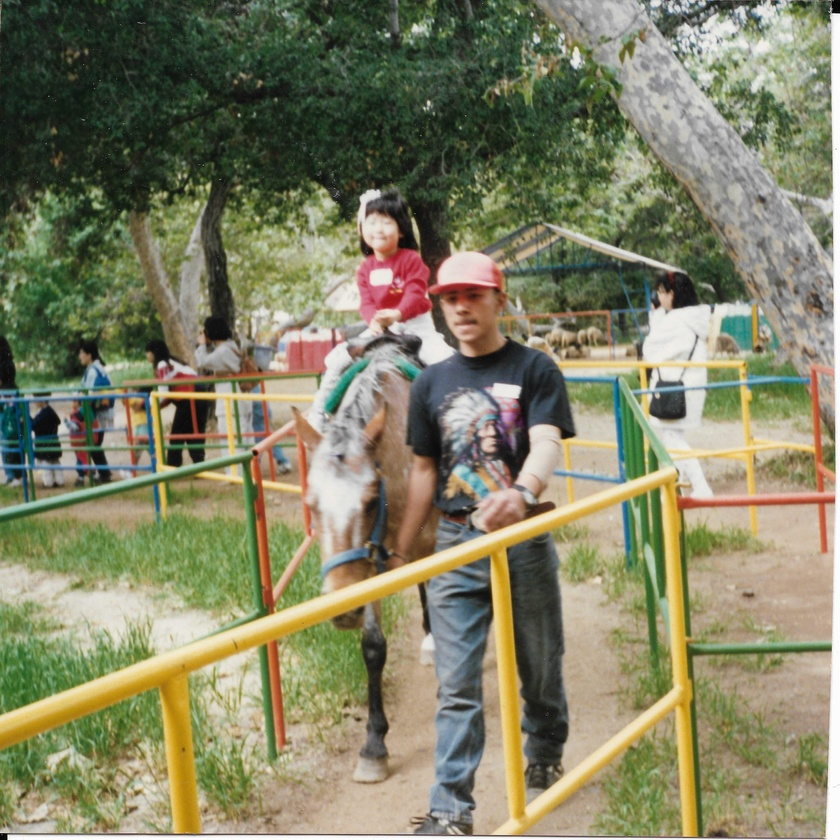
%> input picture ImageRestorationProject/blur_me.jpg, 840 x 840 px, shrunk from 4890 x 4890 before the run
$ octave project.m   (GNU Octave 9; MATLAB toolbox functions it lacks are replaced by stand-ins)
%> lines starting %> are read from the running program, lines starting %| are printed output that depends on the picture
I = im2double(imread('blur_me.jpg'));
[m n a] = size(I);
%> m = 840; n = 840; a = 3
F = fft2(I);
Fc = fftshift(F);

AF = abs(Fc);
M = max(max(max(AF)));
%> M = 359893.6
thres = M/1000;
%> thres = 359.9
Th = sum(sum(sum(F > thres)));
%> Th = 30607
FM = Th./(m*n*a)
%> FM = 0.0145

PSF=fspecial('laplacian',0.001);
noise_var = 0.0001;
estimated_nsr = noise_var / var(I(:));
%> estimated_nsr = 0.00176

J = deconvwnr(I, PSF, estimated_nsr);
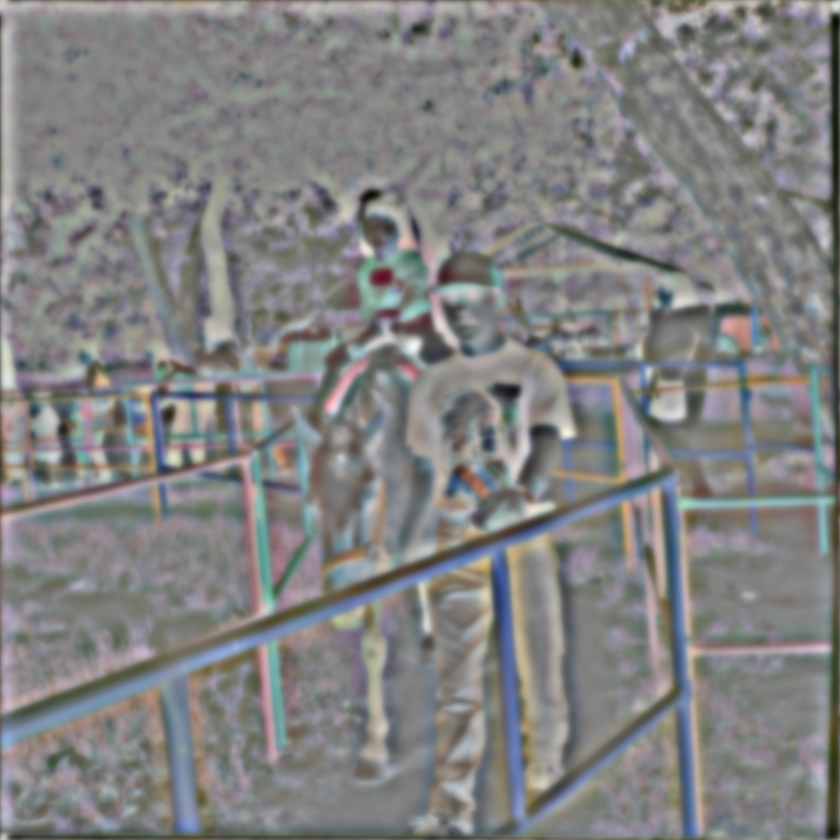
%> J: size 840x840x3 double; mean R, G, B 1.29e-13, 1.29e-13, 1.01e-13; drawn with min black and max white
G = I - J;

noisyR = G(:,:,1);
noisyG = G(:,:,2);
noisyB = G(:,:,3);
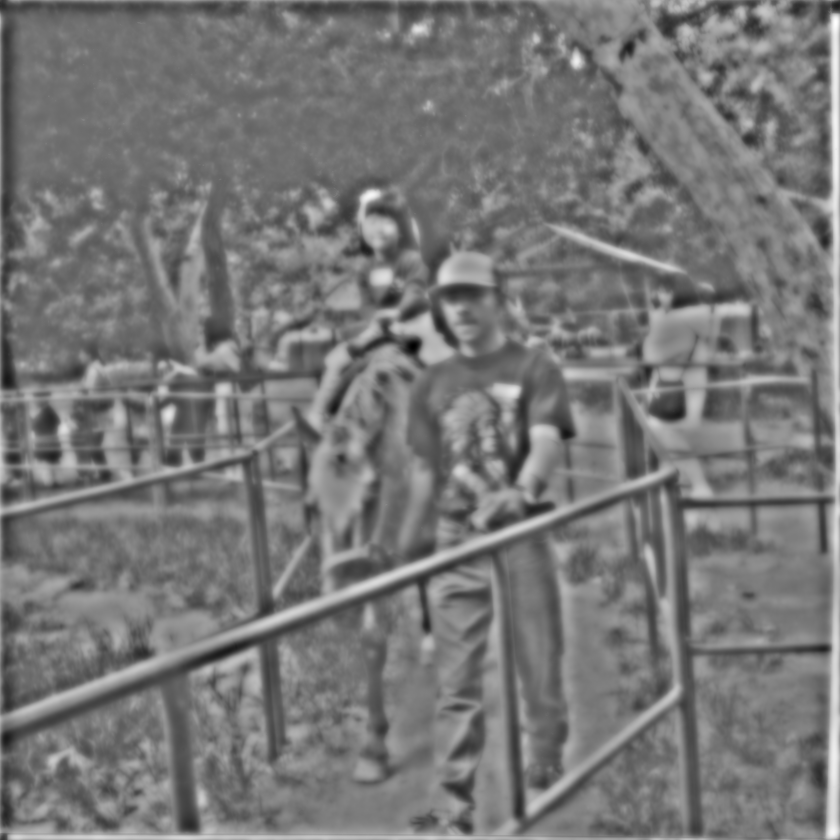
%> noisyB: size 840x840 double; min -5.59, max 7.23, mean 0.396; drawn with min black and max white

% Median Filter the channels:
denoised(:,:,1) = medfilt2(noisyR, [3 3]);
denoised(:,:,2) = medfilt2(noisyG, [3 3]);
denoised(:,:,3) = medfilt2(noisyB, [3 3]);
%> denoised: size 840x840x3 double

limits = stretchlim(G,0.02);
%> limits = [0 0 0; 1 1 1]
I2 = imadjust(G, limits, []);
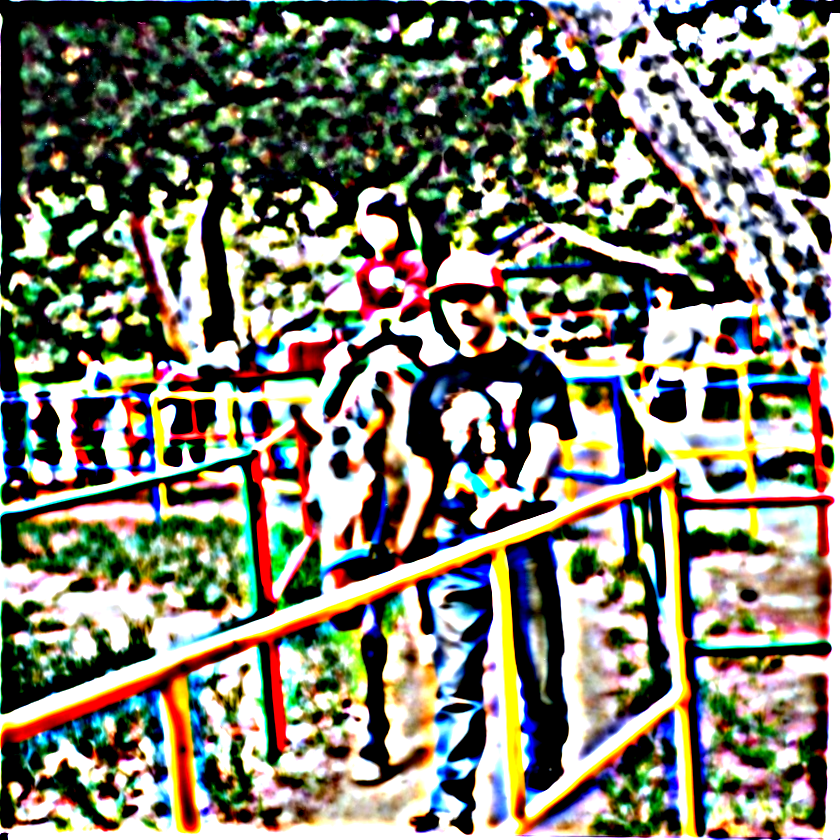
%> I2: size 840x840x3 double; mean R, G, B 0.497, 0.495, 0.434
I3 = imgaussfilt(I2,6);
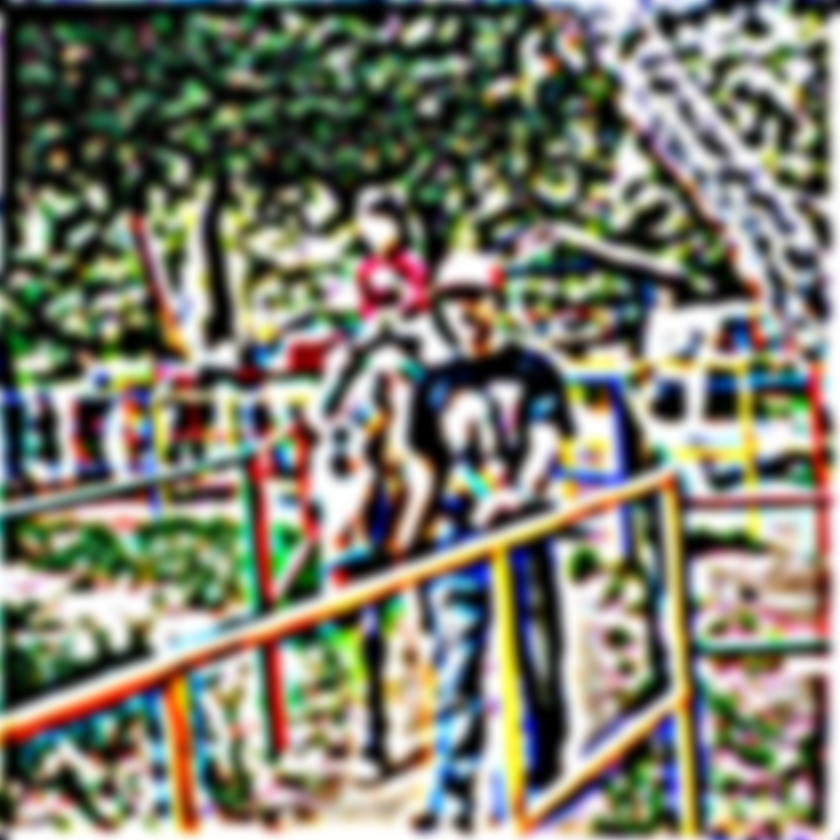
%> I3: size 840x840x3 double; mean R, G, B 0.498, 0.497, 0.436

figure(1), imagesc(I);
figure(2), imagesc(mat2gray(log(1+abs(Fc))));
figure(3), imagesc(G);
figure(4),imagesc(I3);

imwrite(I3,'I3.jpg');

I3 = im2double(imread('I3.jpg'));
[m3 n3 a3] = size(I3);
%> m3 = 840; n3 = 840; a3 = 3

F2 = fft2(I3);
Fc2 = fftshift(I3);
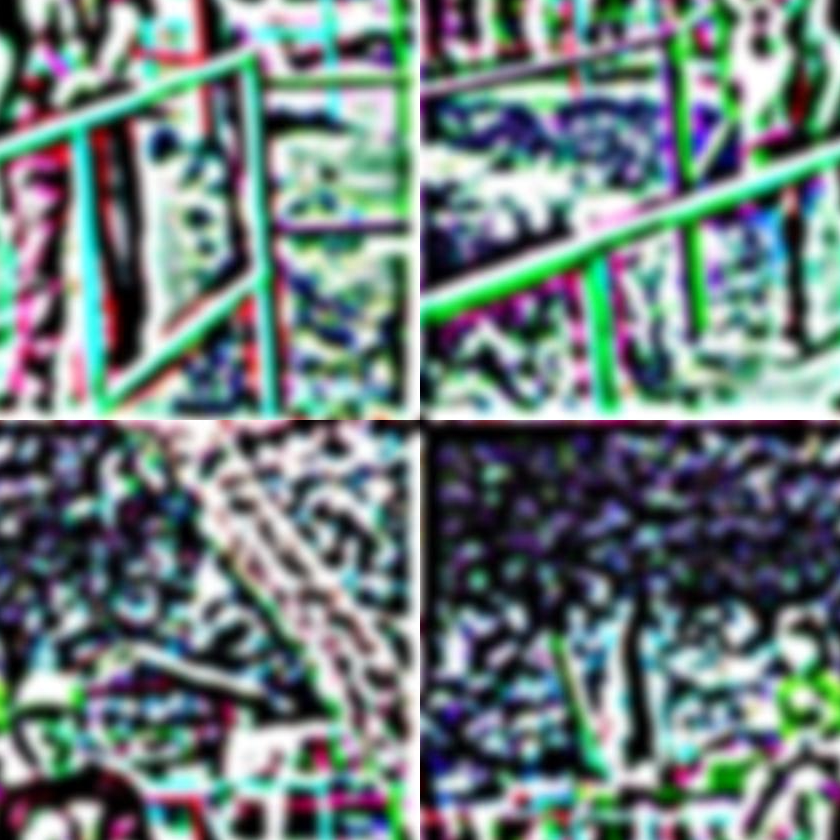
%> Fc2: size 840x840x3 double; mean R, G, B 0.436, 0.498, 0.497

AF2 = abs(Fc2);
M2 = max(max(max(AF2)));
%> M2 = 1
thres2 = M2/1000;
%> thres2 = 0.001
Th2 = sum(sum(sum(F2 > thres2)));
%> Th2 = 2116800
FM2 = Th2./(m3*n3*a3)
%> FM2 = 1

figure(5), imagesc(mat2gray(log(1+abs(fftshift(F2)))));
%> after `imagesc(mat2gray(log(1+abs(fftshift(F2)))))`:
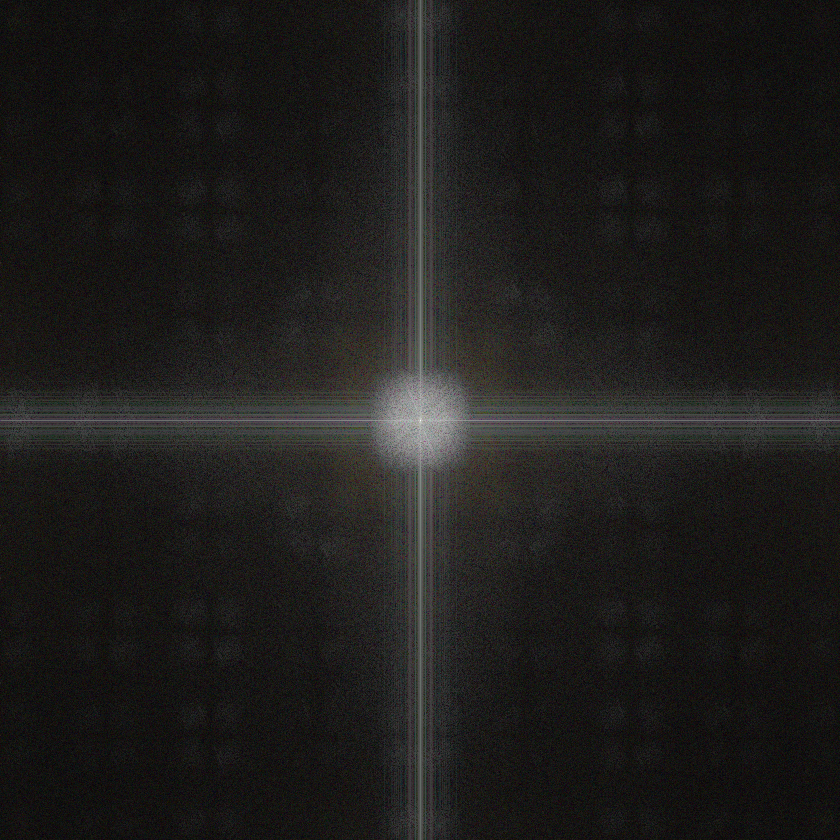
%> displayed picture: size 840x840x3, on the screen's scale of 0 to 255; mean R, G, B 30.2, 29.2, 27.7
%https://ac.els-cdn.com/S1877705813016007/1-s2.0-S1877705813016007-main.pdf?_tid=7dc2b18d-081d-4ad7-b3c4-a5ad86cca55b&acdnat=1525663603_a1d67b844c79c07e2a7daf3cca52a086
%https://prabugis.wordpress.com/2014/06/27/histogram-adjustments-in-matlab-stretching/
